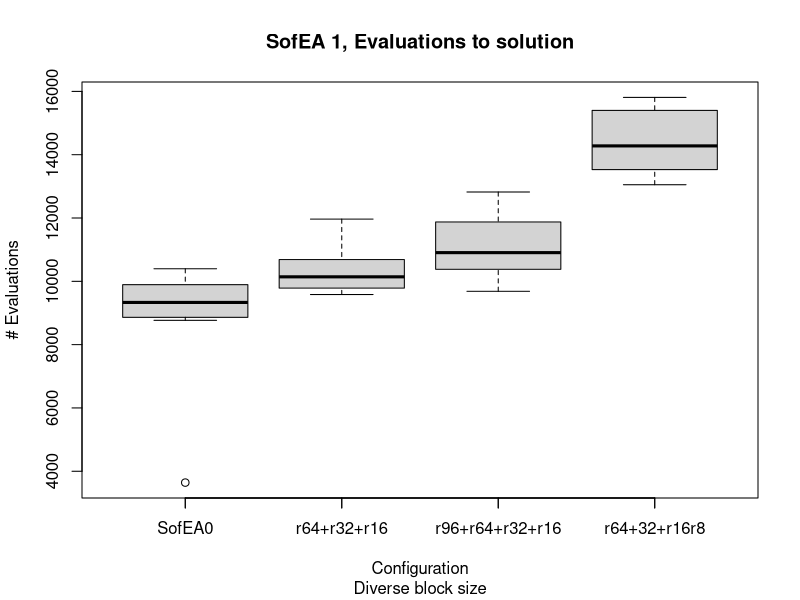

Write the R code that produced this figure.
evals.dis <- read.table('evals-dis.dat')
evals.dis.a8 <- read.table('evals-dis-a8.dat')
evals.dis.96 <- read.table('evals-dis-96.dat')
evals.base <- read.table('../GECCO/evals-ip128-e16-r64.dat')
boxplot( evals.base$V1,
        evals.dis$V1,   evals.dis.a8$V1,   evals.dis.96$V1,
        main='SofEA 1, Evaluations to solution',  sub='Diverse block size',
        xlab='Configuration',
        ylab='# Evaluations' )
axis(1,at=c(1:4),labels =c('SofEA0', 'r64+r32+r16', 'r96+r64+r32+r16', 'r64+32+r16r8' ))
